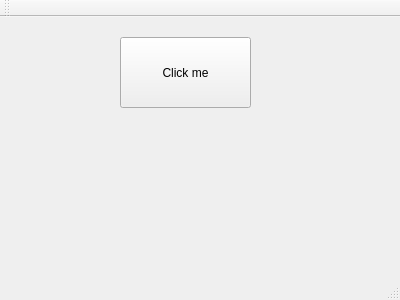
<?xml version="1.0" encoding="UTF-8"?>
<ui version="4.0">
 <class>MainWindow</class>
 <widget class="QMainWindow" name="MainWindow">
  <property name="geometry">
   <rect>
    <x>0</x>
    <y>0</y>
    <width>400</width>
    <height>300</height>
   </rect>
  </property>
  <property name="windowTitle">
   <string>MainWindow</string>
  </property>
  <widget class="QWidget" name="centralWidget">
   <widget class="QPushButton" name="pushButton">
    <property name="geometry">
     <rect>
      <x>120</x>
      <y>20</y>
      <width>131</width>
      <height>71</height>
     </rect>
    </property>
    <property name="text">
     <string>Click me</string>
    </property>
   </widget>
  </widget>
  <widget class="QMenuBar" name="menuBar">
   <property name="geometry">
    <rect>
     <x>0</x>
     <y>0</y>
     <width>400</width>
     <height>21</height>
    </rect>
   </property>
  </widget>
  <widget class="QToolBar" name="mainToolBar">
   <attribute name="toolBarArea">
    <enum>TopToolBarArea</enum>
   </attribute>
   <attribute name="toolBarBreak">
    <bool>false</bool>
   </attribute>
  </widget>
  <widget class="QStatusBar" name="statusBar"/>
 </widget>
 <layoutdefault spacing="6" margin="11"/>
 <resources/>
 <connections/>
</ui>
